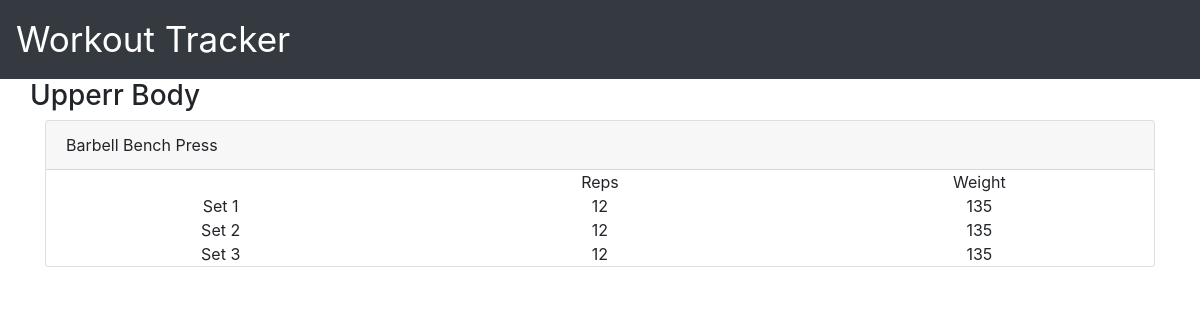
Page /details/1 on the earlier database version.
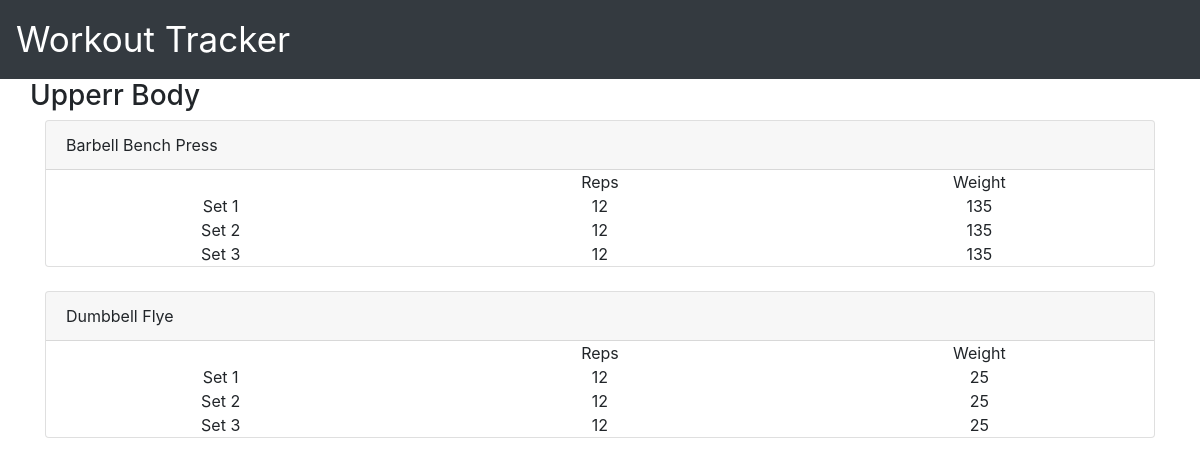
Same page on the later database version.
### workout/models.py (models this page shows, shortened)
class Workout(models.Model):
  name        = models.CharField(max_length=70, verbose_name=('Name'))
  description = models.CharField(max_length=256, blank=True, null=True, verbose_name=('Description'))
  dateTime    = models.DateTimeField()
  exercises   = models.ManyToManyField('Exercise', related_name=('exercises'))
  class Meta:
    ordering = ['-dateTime']

class Exercise(models.Model):
  name        = models.CharField(max_length=70, verbose_name=('Name'))
  description = models.CharField(max_length=256, blank=True, null=True, verbose_name=('Description'))
  set         = models.ManyToManyField('Set', related_name=('sets'))

class Set(models.Model):
  weight      = models.IntegerField(default=0, verbose_name=('Weight'))
  reps        = models.IntegerField(default=0, verbose_name=('Number of Reps'))

### workout/views.py (the view)
# urls.py: path('details/<int:pk>', WorkoutDetailsView.as_view(), name="workout_detail")
class WorkoutDetailsView(DetailView):
    model         = Workout
    template_name = 'workout/detail.html'
    def get_context_data(self, **kwargs):
        context = super().get_context_data(**kwargs)
        return context

### workout/templates/workout/detail.html (shortened to what this page needs)
{% extends "workout/base.html" %}
{% block content %}
  {% if object.name %}
    <h3 style="padding-left: 30px">{{ object.name }}</h3>
  {% endif %}
  {% for e in object.exercises.all %}
    <div class="container">
      <div class="card">
        <div class="card-header">{{ e.name }}</div>
        <div class="row">
          <div class="col-4"></div>
          <div class="col-4 text-center">Reps</div>
          <div class="col-4 text-center">Weight</div>
        </div>
        {% for s in e.set.all %}
          <div class="row">
            <div class="col-4 text-center">Set {{ forloop.counter }}</div>
            <div class="col-4 text-center">{{ s.reps }}</div>
            <div class="col-4 text-center">{{ s.weight }}</div>
          </div>
        {% endfor %}
    </div>
  </div>
  {% endfor %}
{% endblock content %}

### workout/templates/workout/base.html (shortened to what this page needs)
<!DOCTYPE html>
<html lang="en">
<head>
  <link rel="stylesheet" href="https://maxcdn.bootstrapcdn.com/bootstrap/4.0.0/css/bootstrap.min.css">
</head>
<body>
    <header class="site-header">
      <nav class="navbar navbar-dark bg-dark">
          <a class="navbar-brand" href="{% url 'workout_overview' %}">Workout Tracker</a>
      </nav>
    </header>
    {% block content %}{% endblock %}
  </body>
</html>

### workout/templates/workout/base.html (style rules this page uses)
.navbar-brand { font-size : 35px }

Differences in the rows shown:
added Exercise: name "Dumbbell Flye"
added Set: reps "12", weight "25", shown under "Dumbbell Flye"
added Set: reps "12", weight "25", shown under "Dumbbell Flye"
added Set: reps "12", weight "25", shown under "Dumbbell Flye"
